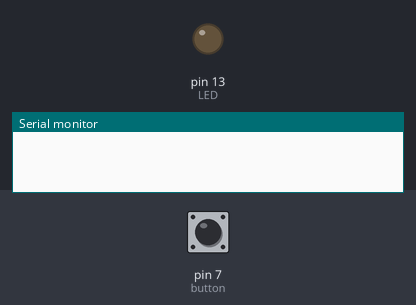
A sketch run on a simulated Arduino Uno, built with avr-gcc and run on an emulated ATmega328P. On the bench: output pins drawn as LEDs (lit = HIGH), the last lines printed to the serial monitor. Inputs (shaded band) come from the test bench; at power-on: pin 7 (button) LOW.

Above: at 1.2 s.
1.3 s: pin 7 (button) pulled HIGH for 0.15 s
At 1.39 s:
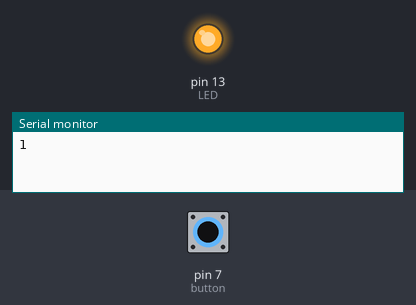
2.9 s: pin 7 (button) pulled HIGH for 3.2 s
At 6.6 s:
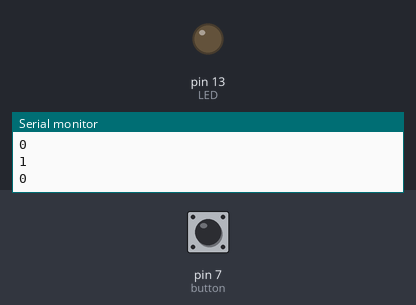
Timing chart, 0 to 8.1 s (numbered marks = the images above; inputs shaded):
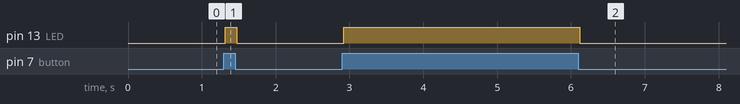

Measured:
- after the input at 1.3 s, pin 13 (LED): LOW → HIGH at once, → LOW 0.15 s later
- after the input at 2.9 s, pin 13 (LED): LOW → HIGH at once, → LOW 3.2 s later

The sketch:

__.ino
```cpp
int LED=13;
int button=7;
int nowStatus=0;
int lastStatus=0;
void setup() {
  pinMode(LED,OUTPUT);
  pinMode(button,INPUT);
  Serial.begin(9600);
}

void loop() {
  nowStatus=digitalRead(button);
  if(lastStatus!=nowStatus ){
    Serial.println(nowStatus);
    delay(20);
    digitalWrite(LED,nowStatus);
   }
   lastStatus=nowStatus;
}
```
